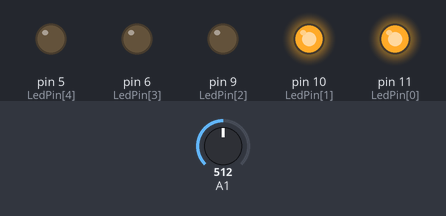
Recording of a sketch running on a simulated Arduino Uno, built with avr-gcc and run on an emulated ATmega328P. On the bench: output pins drawn as LEDs (lit = HIGH). The inputs (shaded band) are chosen by the test bench; at power-on: A1 = 512.

Above: at 1.2 s.
1.3 s: A1 set to 596
2.8 s: A1 set to 627
At 4.0 s:
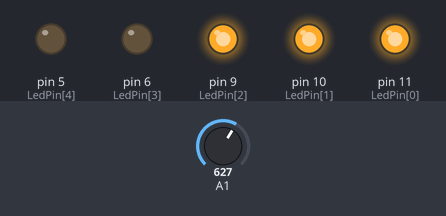
4.3 s: A1 set to 808
5.8 s: A1 set to 830
At 6.3 s:
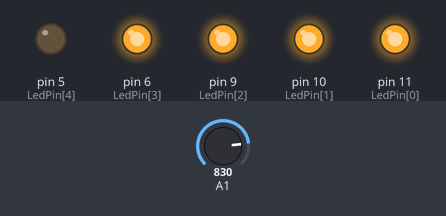
7.3 s: A1 set to 1014
8.8 s: A1 set to 1023
At 9.8 s:
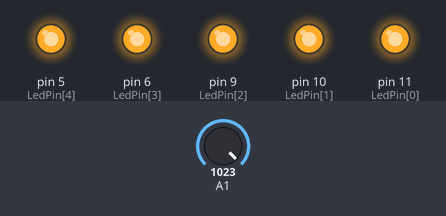
Timing chart, 0 to 11.3 s (numbered marks = the images above; inputs shaded):
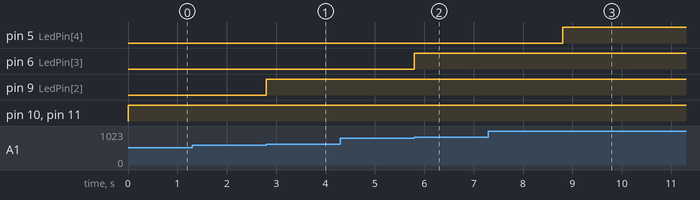

The sketch:

sketch_sep28a.ino
```cpp
int LedPin[] = {11, 10, 9, 6, 5};

int currentVoltage = 0;
int previousVoltage = 0;

void setup() {
  for(int i = 0; i < sizeof(LedPin) / sizeof(int); i++){
    pinMode(LedPin[i], OUTPUT);
  }
  Serial.begin(9600);
}

void loop() {
  int analogSign = analogRead(A1);
  currentVoltage = map(analogSign, 0, 1023, 0, 5);

  if(currentVoltage != previousVoltage){
    previousVoltage = currentVoltage;

    for(int i = 0; i < currentVoltage; i++){
      digitalWrite(LedPin[i], HIGH);
    }
    for(int i = currentVoltage; i < 5; i++){
      digitalWrite(LedPin[i], LOW);
    }
  }
}
```

Measured:
- the behaviour switches between 613 and 614 on A1 (found by bisection; images 0 and 1)
- the behaviour switches between 818 and 819 on A1 (found by bisection; images 1 and 2)
- the behaviour switches between 1022 and 1023 on A1 (found by bisection; images 2 and 3)
- after the input at 1.3 s, every drawn part: stays the same
- after the input at 2.8 s, pin 9 (LedPin[2]): LOW → HIGH at once
- after the input at 4.3 s, every drawn part: stays the same
- after the input at 5.8 s, pin 6 (LedPin[3]): LOW → HIGH at once
- after the input at 7.3 s, every drawn part: stays the same
- after the input at 8.8 s, pin 5 (LedPin[4]): LOW → HIGH at once
